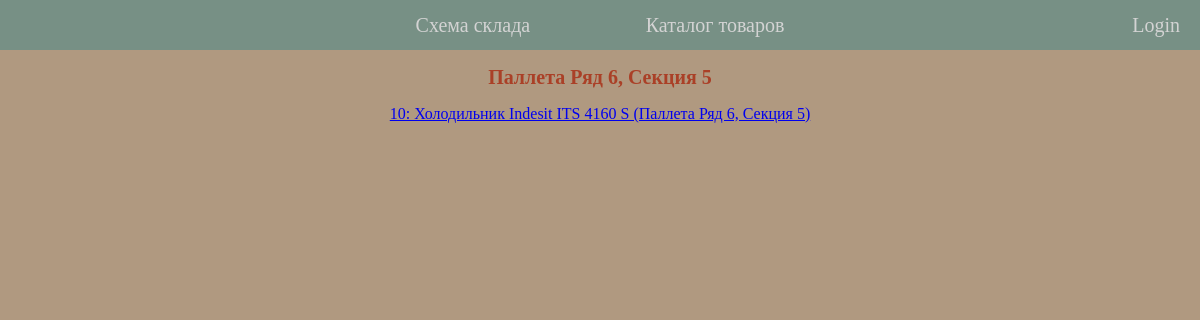
Before: /wms/places/22 with the older database file.
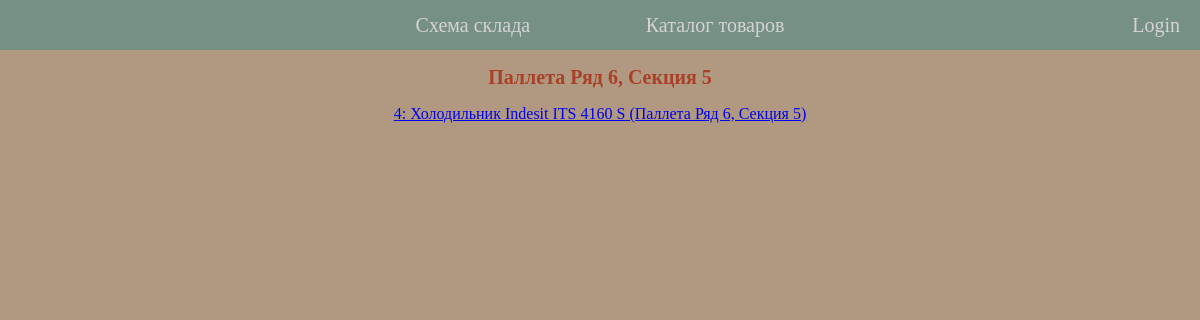
After: the same page with the newer database file.
### wms/models.py (models this page shows, shortened)
class GoodInstance(models.Model):
    goodinstance_id = models.AutoField(primary_key=True)
    good = models.ForeignKey(Good, on_delete=models.PROTECT)
    manufactured = models.DateField(null=True, blank=True, help_text="DD.MM.YYYY")
    best_before = models.DateField('Best before', null=True, blank=True, help_text="DD.MM.YYYY")
    bill = models.ManyToManyField('Bill', blank=True)
    place = models.ForeignKey('Place', on_delete=models.RESTRICT, blank=True, null=True)
    def __str__(self):
        return f"{self.goodinstance_id}: {self.good.article} ({self.place})"

class Good(models.Model):
    good_id = models.AutoField(primary_key=True)
    barcode = models.CharField(max_length=128, null=True, help_text="Product barcode")
    article = models.CharField(max_length=128, blank=True, help_text="Name of product", unique=True)
    description = models.TextField(max_length=1000, help_text="Description of product")
    manufacturer = models.CharField(max_length=128, blank=True, help_text="Manufacturer name (e.g. BOSCH, Samsung)")
    model = models.CharField('Model', max_length=128, blank=True, help_text="Model of the product")
    length = models.PositiveSmallIntegerField(help_text="Length of the product (in cm)", default=0)
    width = models.PositiveSmallIntegerField(help_text="Width of the product (in cm)", default=0)
    height = models.PositiveSmallIntegerField(help_text="Height of the product (in cm)", default=0, blank=True)
    weight = models.DecimalField(
        max_digits=8,
        decimal_places=3,
        help_text="Weight of a good (in kg)"
    )
    price = models.DecimalField(max_digits=10, decimal_places=2, help_text="Price of a good (in rubles)")
    fragile = models.BooleanField(default=False)
    favorites = models.ManyToManyField(User, blank=True)
    class Meta:
        ordering = ['article']

class Place(models.Model):
    place_id = models.AutoField(primary_key=True)
    cell = models.ForeignKey(Cell, on_delete=models.RESTRICT)
    level = models.PositiveSmallIntegerField(help_text="Level of the place", default=0)
    length = models.PositiveSmallIntegerField(help_text="Length of the place (in cm)")
    width = models.PositiveSmallIntegerField(help_text="Width of the place (in cm)")
    height = models.PositiveSmallIntegerField(help_text="Height of the place (in cm)", blank=True, default=0)
    max_weight = models.DecimalField(
        max_digits=7,
        decimal_places=2,
        help_text="Maximum available weight on the place (in kg)"
    )
    def __str__(self):
        if self.cell.row.storage == 'HRS':
            return f"{self.cell}, Уровень {self.level}"
        else:
            return f"{self.cell}"
    class Meta:
        ordering = ['level']

class Cell(models.Model):
    cell_id = models.AutoField(primary_key=True)
    row = models.ForeignKey(Row, on_delete=models.CASCADE)
    section = models.PositiveSmallIntegerField('Section', help_text="Vertical section number on a warehouse scheme")
    def __str__(self):
        return f'{self.row}, Секция {self.section}'
    class Meta:
        ordering = ['row', 'section']

class Row(models.Model):
    number = models.PositiveSmallIntegerField(help_text="Number of cell's row on a warehouse scheme", primary_key=True)
    STORAGE_TYPES = [
        ('HRS', 'Стеллаж'),
        ('PAL', 'Паллета'),
    ]
    storage = models.CharField(
        max_length=3,
        choices=STORAGE_TYPES,
        default='HRS',
        help_text='Type of storage (e.g. High Rack Storage, Pallet)'
    )
    def __str__(self):
        return f"{dict(self.STORAGE_TYPES)[self.storage]} Ряд {self.number}"
    class Meta:
        ordering = ['number']

### wms/views.py (the view)
# urls.py: path('places/<int:pk>', views.PlaceDetailView.as_view(), name='place-detail'),
class PlaceDetailView(generic.DetailView):
    model = Place

### wms/templates/wms/place_detail.html (shortened to what this page needs)
{% extends "base_template.html" %}
{% block content %}
<h1 class="info-title"><a href="{{ cell.get_absolute_url }}" target="_blank" >{{ place }}</a></h1>
{% if place.goodinstance_set.all %}
    <ul class="info-list">
    {% for good_instance in place.goodinstance_set.all %}
    <li>
        <a href="{% url 'goodinstance-detail' good_instance.pk %}">{{ good_instance }}</a>
    </li>
    {% endfor %}
    </ul>
    {% else %}<p class="empty-text">На этом месте ничего не лежит.</p>
{% endif %}
{% endblock %}

Changed rows visible on the page:
no longer on this page (row edited): GoodInstance: goodinstance_id+good+place "10: Холодильник Indesit ITS 4160 S (Паллета Ряд 6, Секция 5)"
now on this page (row edited): GoodInstance: goodinstance_id+good+place "4: Холодильник Indesit ITS 4160 S (Паллета Ряд 6, Секция 5)"
